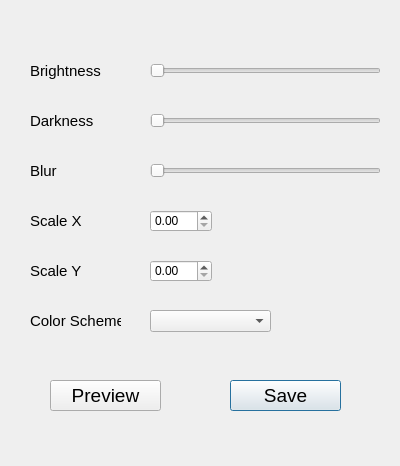
<?xml version="1.0" encoding="UTF-8"?>
<ui version="4.0">
 <class>param_dialog</class>
 <widget class="QDialog" name="param_dialog">
  <property name="geometry">
   <rect>
    <x>0</x>
    <y>0</y>
    <width>400</width>
    <height>466</height>
   </rect>
  </property>
  <property name="windowTitle">
   <string>Dialog</string>
  </property>
  <widget class="QSlider" name="bright">
   <property name="geometry">
    <rect>
     <x>150</x>
     <y>60</y>
     <width>231</width>
     <height>22</height>
    </rect>
   </property>
   <property name="orientation">
    <enum>Qt::Horizontal</enum>
   </property>
  </widget>
  <widget class="QSlider" name="dark">
   <property name="geometry">
    <rect>
     <x>150</x>
     <y>110</y>
     <width>231</width>
     <height>22</height>
    </rect>
   </property>
   <property name="orientation">
    <enum>Qt::Horizontal</enum>
   </property>
  </widget>
  <widget class="QSlider" name="blur">
   <property name="geometry">
    <rect>
     <x>150</x>
     <y>160</y>
     <width>231</width>
     <height>22</height>
    </rect>
   </property>
   <property name="orientation">
    <enum>Qt::Horizontal</enum>
   </property>
  </widget>
  <widget class="QLabel" name="label">
   <property name="geometry">
    <rect>
     <x>30</x>
     <y>60</y>
     <width>91</width>
     <height>21</height>
    </rect>
   </property>
   <property name="font">
    <font>
     <pointsize>11</pointsize>
    </font>
   </property>
   <property name="text">
    <string>Brightness</string>
   </property>
  </widget>
  <widget class="QLabel" name="label_2">
   <property name="geometry">
    <rect>
     <x>30</x>
     <y>110</y>
     <width>91</width>
     <height>21</height>
    </rect>
   </property>
   <property name="font">
    <font>
     <pointsize>11</pointsize>
    </font>
   </property>
   <property name="text">
    <string>Darkness</string>
   </property>
  </widget>
  <widget class="QLabel" name="label_3">
   <property name="geometry">
    <rect>
     <x>30</x>
     <y>160</y>
     <width>91</width>
     <height>21</height>
    </rect>
   </property>
   <property name="font">
    <font>
     <pointsize>11</pointsize>
    </font>
   </property>
   <property name="text">
    <string>Blur</string>
   </property>
  </widget>
  <widget class="QDoubleSpinBox" name="scale_x">
   <property name="geometry">
    <rect>
     <x>150</x>
     <y>210</y>
     <width>62</width>
     <height>22</height>
    </rect>
   </property>
  </widget>
  <widget class="QDoubleSpinBox" name="scale_y">
   <property name="geometry">
    <rect>
     <x>150</x>
     <y>260</y>
     <width>62</width>
     <height>22</height>
    </rect>
   </property>
  </widget>
  <widget class="QLabel" name="label_4">
   <property name="geometry">
    <rect>
     <x>30</x>
     <y>210</y>
     <width>91</width>
     <height>21</height>
    </rect>
   </property>
   <property name="font">
    <font>
     <pointsize>11</pointsize>
    </font>
   </property>
   <property name="text">
    <string>Scale X</string>
   </property>
  </widget>
  <widget class="QLabel" name="label_5">
   <property name="geometry">
    <rect>
     <x>30</x>
     <y>260</y>
     <width>91</width>
     <height>21</height>
    </rect>
   </property>
   <property name="font">
    <font>
     <pointsize>11</pointsize>
    </font>
   </property>
   <property name="text">
    <string>Scale Y</string>
   </property>
  </widget>
  <widget class="QComboBox" name="color">
   <property name="geometry">
    <rect>
     <x>150</x>
     <y>310</y>
     <width>121</width>
     <height>22</height>
    </rect>
   </property>
  </widget>
  <widget class="QLabel" name="label_6">
   <property name="geometry">
    <rect>
     <x>30</x>
     <y>310</y>
     <width>91</width>
     <height>21</height>
    </rect>
   </property>
   <property name="font">
    <font>
     <pointsize>11</pointsize>
    </font>
   </property>
   <property name="text">
    <string>Color Scheme</string>
   </property>
  </widget>
  <widget class="QPushButton" name="save">
   <property name="geometry">
    <rect>
     <x>230</x>
     <y>380</y>
     <width>111</width>
     <height>31</height>
    </rect>
   </property>
   <property name="font">
    <font>
     <pointsize>14</pointsize>
    </font>
   </property>
   <property name="text">
    <string>Save</string>
   </property>
  </widget>
  <widget class="QPushButton" name="preview">
   <property name="geometry">
    <rect>
     <x>50</x>
     <y>380</y>
     <width>111</width>
     <height>31</height>
    </rect>
   </property>
   <property name="font">
    <font>
     <pointsize>14</pointsize>
    </font>
   </property>
   <property name="text">
    <string>Preview</string>
   </property>
  </widget>
 </widget>
 <resources/>
 <connections/>
</ui>
